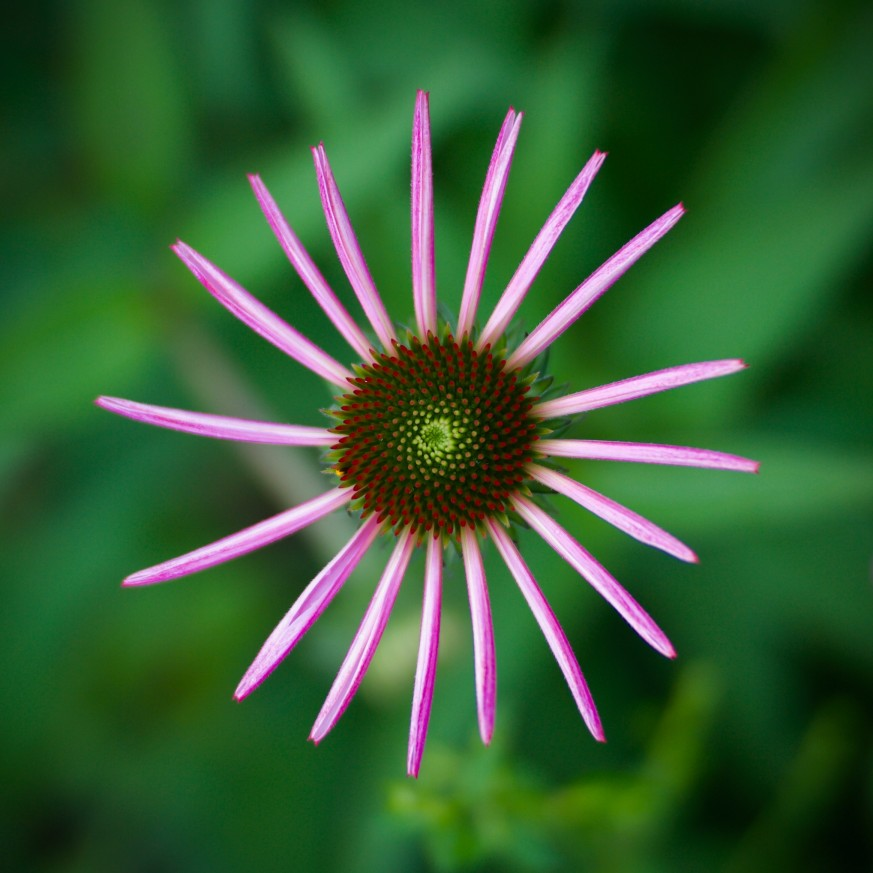
#> input picture ProjectOne/assets/3-a.jpg, 873 x 873 px
$ python excFive.py   (older library calls are emulated)
#> lines starting #> are read from the running program, lines starting #| are printed output that depends on the picture
import cv2;
from matplotlib import pyplot as plt

from ProjectOne.UsefulFuc import convertor
import numpy as np


def im2double(im):
    # Get the data type of the input image
    return im.astype(np.float) / info.max  # Divide all values by the largest possible value in the datatype


#  periodic noise
image = cv2.imread("assets/3-a.jpg")
#> image is the input picture: shape (873, 873, 3); mean B, G, R 51.9, 93.4, 53.6
imgGray = cv2.cvtColor(image, cv2.COLOR_BGR2GRAY)
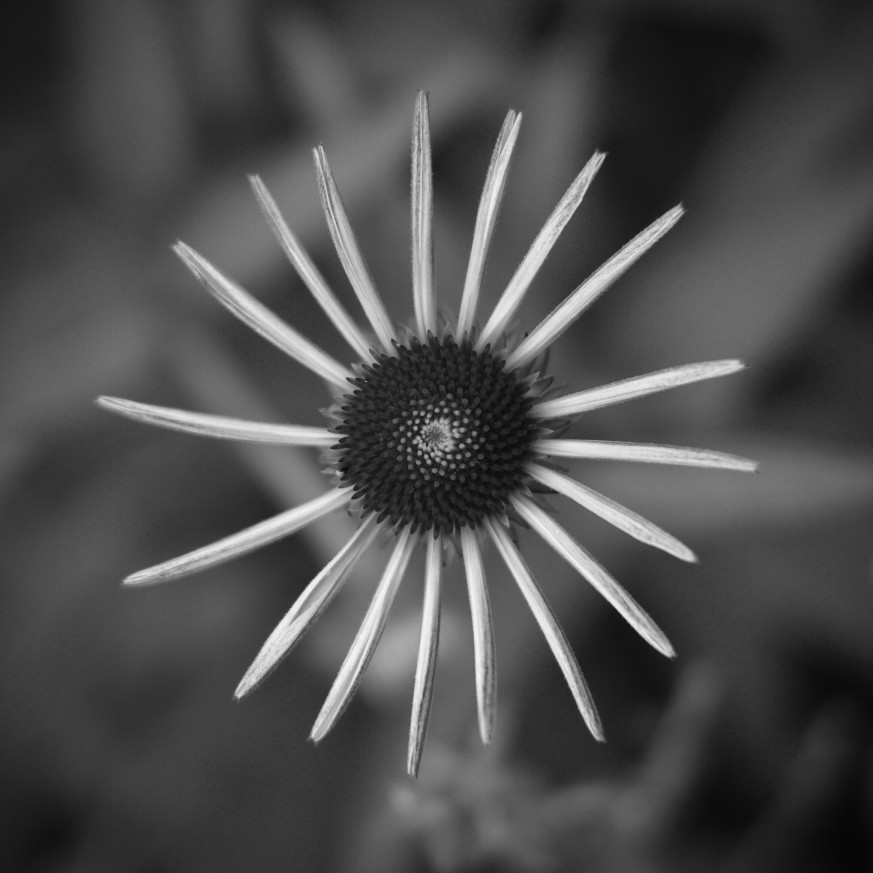
#> imgGray: shape (873, 873); min 5, max 246, mean 76.8
row, col = imgGray.shape
#> row = 873; col = 873
Y = np.linspace(0, 1, col)
#> Y = 873 values from 0 to 1
info = np.iinfo(imgGray.dtype)
noisy = imgGray.astype(np.float) / info.max + np.multiply(np.sin(10 * np.pi * Y), 0.2)
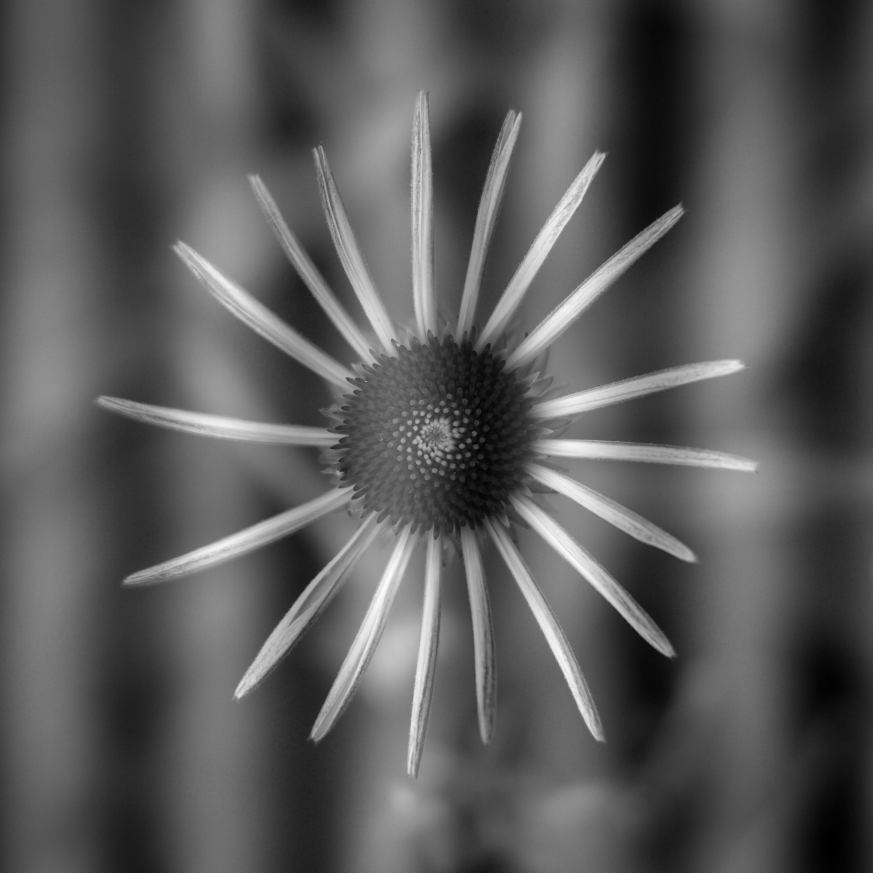
#> noisy: shape (873, 873) float64; min -0.171, max 1.16, mean 0.301; drawn with min black and max white

# plot
plt.subplot(121)
plt.imshow(noisy, cmap='gray')
plt.title('Magnitude Spectrum Original')
plt.subplot(122)
plt.imshow(noisy, cmap='gray')
plt.title('noisy Compare')
plt.show()
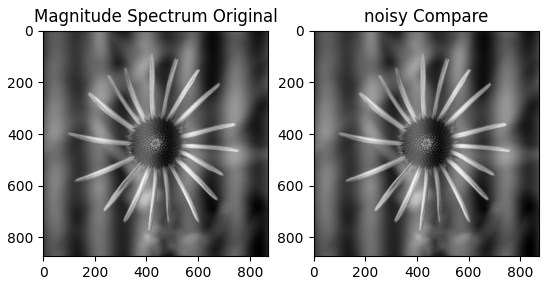
#> figure drawn by matplotlib, 2 panels
# cv2.imshow("x", noisy)
# cv2.waitKey(0)
# cv2.destroyAllWindows()

$ run again, with ProjectOne/assets/1-1a.jpg copied over ProjectOne/assets/3-a.jpg
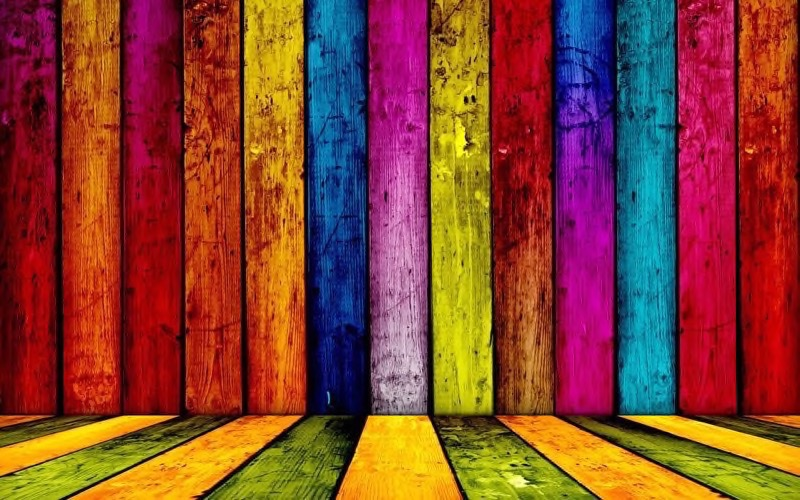
#> input picture ProjectOne/assets/1-1a.jpg, 800 x 500 px
#> image is the input picture: shape (500, 800, 3); mean B, G, R 48.4, 66.6, 135.3
#> `noisy = imgGray.astype(np.float) / info.max + np.multiply(np.sin(10 * ..`:
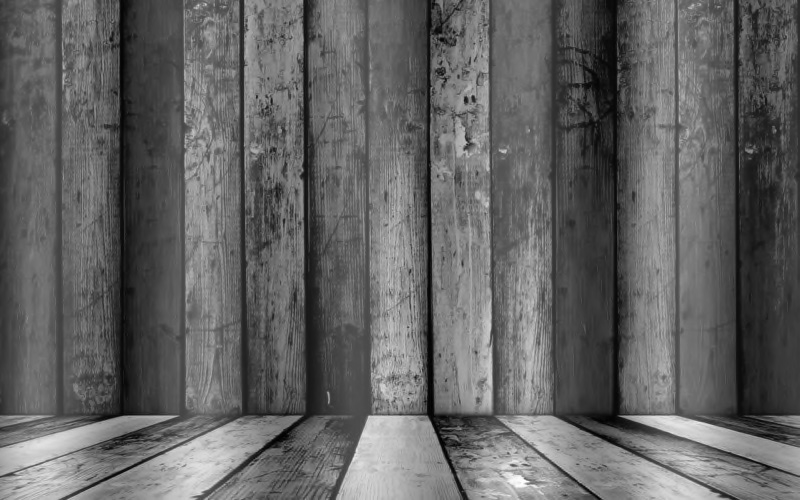
#> noisy: shape (500, 800) float64; min -0.195, max 1.16, mean 0.333; drawn with min black and max white
#> `plt.show()`:
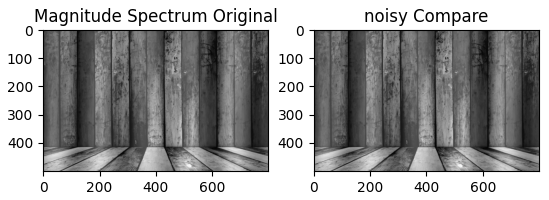
#> figure drawn by matplotlib, 2 panels
